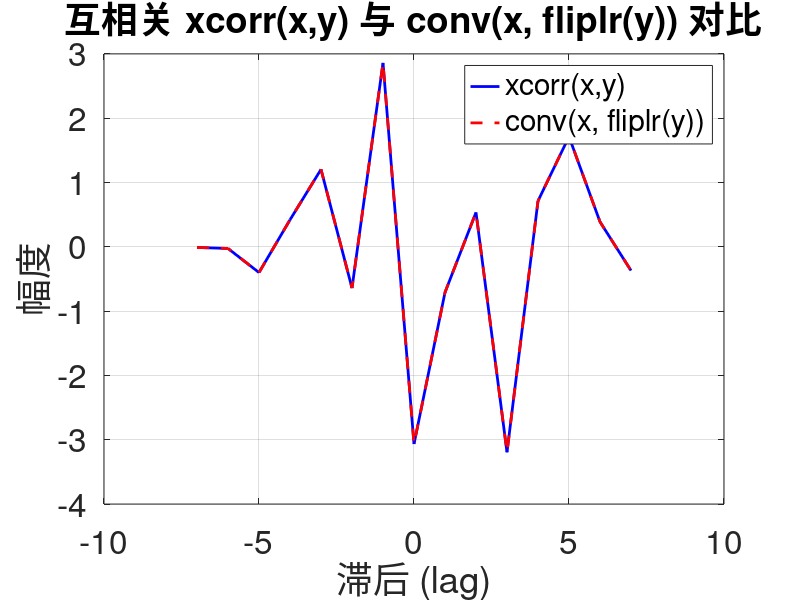

Recreate this plot in MATLAB.
clear;
close all;
clc;


% ex12_07.m  |  例12.7 · 相关与卷积的关系（相关定理）  |  AI 生成，已校验，R2023b
% 验证互相关与卷积的关系：xcorr(x,y) 与 conv(x, fliplr(y)) 等价
clear; clc;

% 1. 生成两个等长有限长信号
N = 8;                      % 信号长度
x = randn(1, N);            % 随机信号 x (行向量)
y = randn(1, N);            % 随机信号 y (行向量)

% 2. 计算互相关和卷积
R_xy = xcorr(x, y);                   % 互相关（默认不归一化）
C    = conv(x, fliplr(y));            % 用卷积实现互相关

% 3. 生成滞后向量（从 -N+1 到 N-1）
lag = -(N-1):(N-1);

% 4. 绘制对比图
figure;
plot(lag, R_xy, 'b-', 'LineWidth', 2);   % 互相关：蓝色实线
hold on;
plot(lag, C, 'r--', 'LineWidth', 2);     % 卷积方式：红色虚线
hold off;
xlabel('滞后 (lag)');
ylabel('幅度');
title('互相关 xcorr(x,y) 与 conv(x, fliplr(y)) 对比');
legend('xcorr(x,y)', 'conv(x, fliplr(y))', 'Location', 'best');
grid on;
set(gca, 'FontSize', 24);
